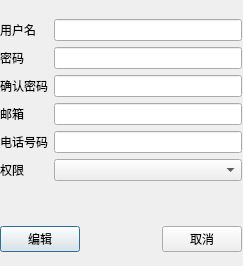
<?xml version="1.0" encoding="UTF-8"?>
<ui version="4.0">
 <class>useredit</class>
 <widget class="QDialog" name="useredit">
  <property name="geometry">
   <rect>
    <x>0</x>
    <y>0</y>
    <width>243</width>
    <height>266</height>
   </rect>
  </property>
  <property name="windowTitle">
   <string>Dialog</string>
  </property>
  <widget class="QWidget" name="widget" native="true">
   <property name="geometry">
    <rect>
     <x>0</x>
     <y>0</y>
     <width>242</width>
     <height>273</height>
    </rect>
   </property>
   <layout class="QVBoxLayout" name="verticalLayout">
    <item>
     <layout class="QGridLayout" name="gridLayout">
      <item row="0" column="0">
       <widget class="QLabel" name="label">
        <property name="text">
         <string>用户名</string>
        </property>
       </widget>
      </item>
      <item row="0" column="1">
       <widget class="QLineEdit" name="_editUsername"/>
      </item>
      <item row="1" column="0">
       <widget class="QLabel" name="label_2">
        <property name="text">
         <string>密码</string>
        </property>
       </widget>
      </item>
      <item row="1" column="1">
       <widget class="QLineEdit" name="_editPasswd">
        <property name="autoFillBackground">
         <bool>false</bool>
        </property>
        <property name="text">
         <string/>
        </property>
        <property name="echoMode">
         <enum>QLineEdit::Password</enum>
        </property>
       </widget>
      </item>
      <item row="2" column="0">
       <widget class="QLabel" name="label_3">
        <property name="text">
         <string>确认密码</string>
        </property>
       </widget>
      </item>
      <item row="2" column="1">
       <widget class="QLineEdit" name="_editConfirmPasswd">
        <property name="text">
         <string/>
        </property>
        <property name="echoMode">
         <enum>QLineEdit::Password</enum>
        </property>
       </widget>
      </item>
      <item row="3" column="0">
       <widget class="QLabel" name="label_4">
        <property name="text">
         <string>邮箱</string>
        </property>
       </widget>
      </item>
      <item row="3" column="1">
       <widget class="QLineEdit" name="_editEmail"/>
      </item>
      <item row="4" column="0">
       <widget class="QLabel" name="label_5">
        <property name="text">
         <string>电话号码</string>
        </property>
       </widget>
      </item>
      <item row="4" column="1">
       <widget class="QLineEdit" name="_editPhone">
        <property name="text">
         <string/>
        </property>
       </widget>
      </item>
      <item row="5" column="0">
       <widget class="QLabel" name="label_6">
        <property name="text">
         <string>权限</string>
        </property>
       </widget>
      </item>
      <item row="5" column="1">
       <widget class="QComboBox" name="_authorityCombo">
        <property name="editable">
         <bool>false</bool>
        </property>
        <property name="currentIndex">
         <number>-1</number>
        </property>
        <property name="insertPolicy">
         <enum>QComboBox::InsertAtBottom</enum>
        </property>
       </widget>
      </item>
     </layout>
    </item>
    <item>
     <spacer name="horizontalSpacer_2">
      <property name="orientation">
       <enum>Qt::Horizontal</enum>
      </property>
      <property name="sizeHint" stdset="0">
       <size>
        <width>40</width>
        <height>20</height>
       </size>
      </property>
     </spacer>
    </item>
    <item>
     <layout class="QHBoxLayout" name="horizontalLayout">
      <item>
       <widget class="QPushButton" name="_edit">
        <property name="text">
         <string>编辑</string>
        </property>
       </widget>
      </item>
      <item>
       <spacer name="horizontalSpacer">
        <property name="orientation">
         <enum>Qt::Horizontal</enum>
        </property>
        <property name="sizeHint" stdset="0">
         <size>
          <width>40</width>
          <height>20</height>
         </size>
        </property>
       </spacer>
      </item>
      <item>
       <widget class="QPushButton" name="_cancel">
        <property name="text">
         <string>取消</string>
        </property>
       </widget>
      </item>
     </layout>
    </item>
   </layout>
  </widget>
 </widget>
 <resources/>
 <connections/>
</ui>
